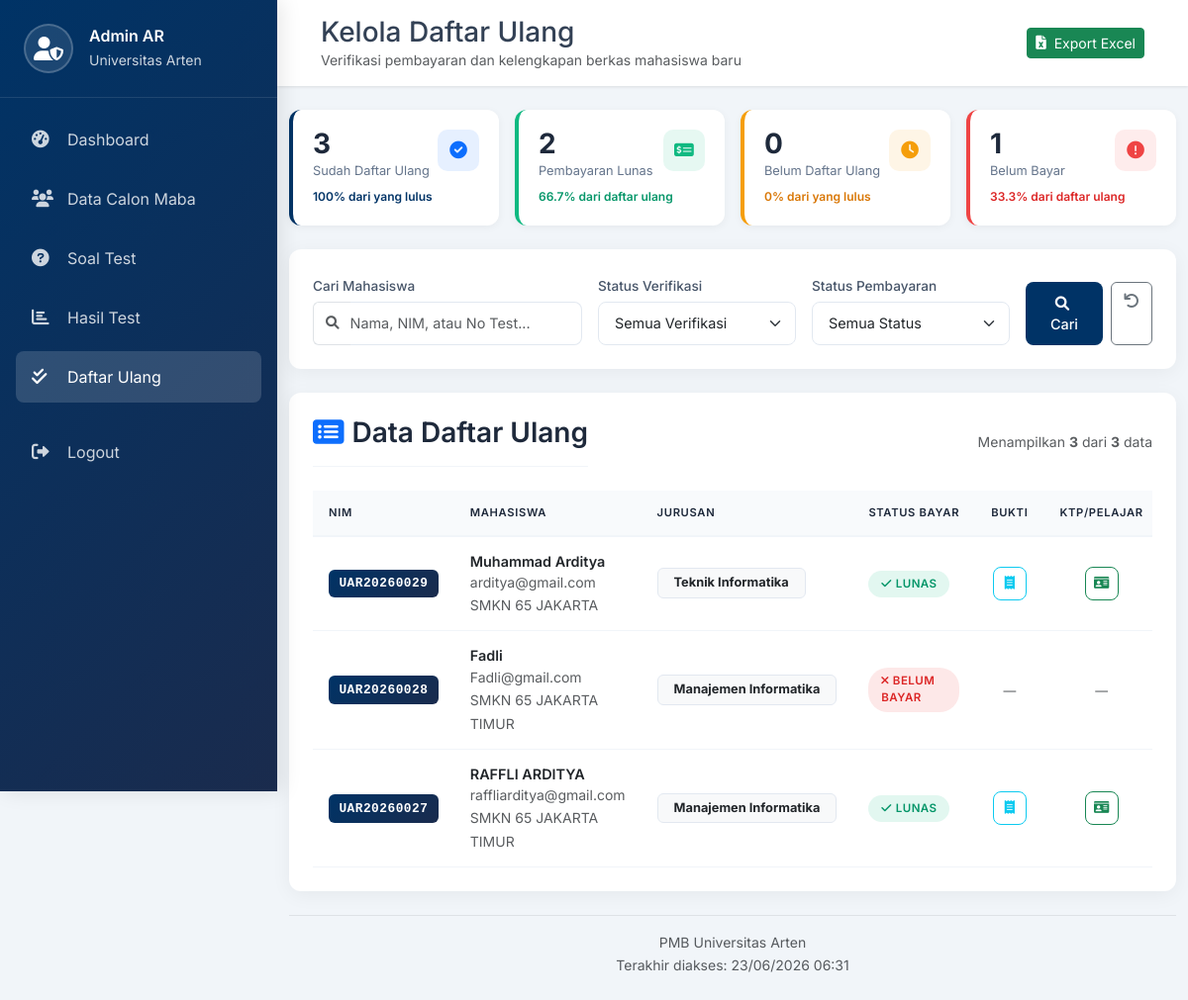
The page /admin/daftar_ulang.php (signed in) on the database its author committed.
### tables this page shows
CREATE TABLE `daftar_ulang` (
  `id_daftar_ulang` int(11) NOT NULL,
  `id_pendaftaran` int(11) DEFAULT NULL,
  `tanggal_daftar_ulang` date DEFAULT NULL,
  `no_induk_mahasiswa` varchar(20) DEFAULT NULL,
  `status_pembayaran` enum('belum','lunas') DEFAULT 'belum',
  `bukti_pembayaran` varchar(255) DEFAULT NULL,
  `upload_ktp` varchar(255) DEFAULT NULL,
  `upload_kk` varchar(255) DEFAULT NULL,
  `status_verifikasi` enum('menunggu','diterima','ditolak') DEFAULT 'menunggu'
);

CREATE TABLE `calon_mahasiswa` (
  `id_calon` int(11) NOT NULL,
  `nama_lengkap` varchar(100) NOT NULL,
  `email` varchar(100) NOT NULL,
  `no_test` varchar(20) DEFAULT NULL,
  `nim` varchar(20) DEFAULT NULL,
  `foto` varchar(255) DEFAULT NULL,
  `password` varchar(255) NOT NULL,
  `no_hp` varchar(15) DEFAULT NULL,
  `alamat` text DEFAULT NULL,
  `asal_sekolah` varchar(100) DEFAULT NULL,
  `jurusan_sekolah` varchar(50) DEFAULT NULL,
  `tahun_lulus` year(4) DEFAULT NULL,
  `jenis_kelamin` enum('L','P') DEFAULT NULL,
  `tempat_lahir` varchar(50) DEFAULT NULL,
  `tanggal_lahir` date DEFAULT NULL,
  `created_at` timestamp NOT NULL DEFAULT current_timestamp()
);

CREATE TABLE `jurusan` (
  `id_jurusan` int(11) NOT NULL,
  `kode_jurusan` varchar(10) NOT NULL,
  `nama_jurusan` varchar(100) NOT NULL,
  `kuota` int(11) NOT NULL
);

### admin/daftar_ulang.php (the view, shortened to what this page needs)
<?php
require_once '../config/database.php';
$search        = '';
$where = '';
$limit  = 10;
$page   = isset($_GET['page']) ? intval($_GET['page']) : 1;
$offset = ($page - 1) * $limit;
$count_result = mysqli_query($conn, "SELECT COUNT(*) as total
    FROM daftar_ulang du
    JOIN pendaftaran p ON du.id_pendaftaran = p.id_pendaftaran
    JOIN calon_mahasiswa cm ON p.id_calon = cm.id_calon
    $where");
$total_rows  = mysqli_fetch_assoc($count_result)['total'];
$result = mysqli_query($conn, "SELECT
    du.id_daftar_ulang, du.status_pembayaran, du.status_verifikasi,
    du.bukti_pembayaran, du.upload_ktp, du.upload_kk,
    p.no_test,
    cm.nama_lengkap, cm.email, cm.asal_sekolah, cm.nim,
    j.nama_jurusan
FROM daftar_ulang du
JOIN pendaftaran p ON du.id_pendaftaran = p.id_pendaftaran
JOIN calon_mahasiswa cm ON p.id_calon = cm.id_calon
JOIN jurusan j ON p.id_jurusan = j.id_jurusan
$where
ORDER BY du.id_daftar_ulang DESC
LIMIT $limit OFFSET $offset");
$total_daftar_ulang = mysqli_fetch_assoc(mysqli_query($conn, "SELECT COUNT(*) as total FROM daftar_ulang"))['total'];
$total_lunas        = mysqli_fetch_assoc(mysqli_query($conn, "SELECT COUNT(*) as total FROM daftar_ulang WHERE status_pembayaran = 'lunas'"))['total'];
$total_belum        = mysqli_fetch_assoc(mysqli_query($conn, "SELECT COUNT(*) as total FROM daftar_ulang WHERE status_pembayaran = 'belum'"))['total'];
$total_lulus        = mysqli_fetch_assoc(mysqli_query($conn, "SELECT COUNT(*) as total FROM pendaftaran WHERE status = 'lulus'"))['total'];
$total_belum_daftar = $total_lulus - $total_daftar_ulang;
?>
<!DOCTYPE html>
<html lang="id">
<head>
    <link href="https://cdn.jsdelivr.net/npm/bootstrap@5.3.0-alpha1/dist/css/bootstrap.min.css" rel="stylesheet">
    <link rel="stylesheet" href="https://cdnjs.cloudflare.com/ajax/libs/font-awesome/6.0.0/css/all.min.css">
</head>
<body>
<aside class="sidebar" id="sidebar">
    <div class="sidebar-header">
        <div class="admin-profile">
            <div class="admin-avatar"><i class="fas fa-user-shield"></i></div>
            <div class="admin-info">
                <h5><?php echo $_SESSION['admin_nama'] ?? 'Administrator'; ?></h5>
                <p>Universitas Arten</p>
            </div>
        </div>
    </div>
    <nav class="sidebar-nav">
        <a href="dashboard.php"   class="nav-link"><i class="fas fa-tachometer-alt nav-icon"></i><span>Dashboard</span></a>
        <a href="data_maba.php"   class="nav-link"><i class="fas fa-users nav-icon"></i><span>Data Calon Maba</span></a>
        <a href="soal_test.php"   class="nav-link"><i class="fas fa-question-circle nav-icon"></i><span>Soal Test</span></a>
        <a href="hasil_test.php"  class="nav-link"><i class="fas fa-chart-bar nav-icon"></i><span>Hasil Test</span></a>
        <a href="daftar_ulang.php" class="nav-link active"><i class="fas fa-check-double nav-icon"></i><span>Daftar Ulang</span></a>
        <a href="../logout.php"   class="nav-link mt-4"><i class="fas fa-sign-out-alt nav-icon"></i><span>Logout</span></a>
    </nav>
</aside>
<main class="main-content">
    <header class="top-nav">
        <div class="container-fluid">
            <div class="d-flex justify-content-between align-items-center">
                <div>
                    <h1 class="h3 mb-0">Kelola Daftar Ulang</h1>
                    <p class="text-muted mb-0 small">Verifikasi pembayaran dan kelengkapan berkas mahasiswa baru</p>
                </div>
                <a href="export_daftar_ulang.php?<?php echo http_build_query($_GET); ?>"
                   class="btn btn-sm btn-success d-flex align-items-center gap-2">
                    <i class="fas fa-file-excel"></i><span>Export Excel</span>
                </a>
            </div>
        </div>
    </header>
    <div class="container-fluid py-4">
        <div class="row g-3 mb-4">
            <div class="col-xl-3 col-md-6">
                <div class="stats-card">
                    <div class="d-flex justify-content-between align-items-start">
                        <div>
                            <div class="stats-value"><?php echo $total_daftar_ulang; ?></div>
                            <div class="stats-label">Sudah Daftar Ulang</div>
                        </div>
                        <div class="stats-icon bg-primary bg-opacity-10 text-primary">
                            <i class="fas fa-check-circle"></i>
                        </div>
                    </div>
                    <div class="stats-sub">
                        <?php echo $total_lulus > 0 ? round($total_daftar_ulang/$total_lulus*100,1) : 0; ?>% dari yang lulus
                    </div>
                </div>
            </div>
            <div class="col-xl-3 col-md-6">
                <div class="stats-card stats-card-success">
                    <div class="d-flex justify-content-between align-items-start">
                        <div>
                            <div class="stats-value"><?php echo $total_lunas; ?></div>
                            <div class="stats-label">Pembayaran Lunas</div>
                        </div>
                        <div class="stats-icon" style="background:rgba(16,185,129,.1);color:#10B981;">
                            <i class="fas fa-money-check-alt"></i>
                        </div>
                    </div>
                    <div class="stats-sub" style="color:#059669;">
                        <?php echo $total_daftar_ulang > 0 ? round($total_lunas/$total_daftar_ulang*100,1) : 0; ?>% dari daftar ulang
                    </div>
                </div>
            </div>
            <div class="col-xl-3 col-md-6">
                <div class="stats-card stats-card-warning">
                    <div class="d-flex justify-content-between align-items-start">
                        <div>
                            <div class="stats-value"><?php echo $total_belum_daftar; ?></div>
                            <div class="stats-label">Belum Daftar Ulang</div>
                        </div>
                        <div class="stats-icon" style="background:rgba(245,158,11,.1);color:#F59E0B;">
                            <i class="fas fa-clock"></i>
                        </div>
                    </div>
                    <div class="stats-sub" style="color:#D97706;">
                        <?php echo $total_lulus > 0 ? round($total_belum_daftar/$total_lulus*100,1) : 0; ?>% dari yang lulus
                    </div>
                </div>
            </div>
            <div class="col-xl-3 col-md-6">
                <div class="stats-card stats-card-danger">
                    <div class="d-flex justify-content-between align-items-start">
                        <div>
                            <div class="stats-value"><?php echo $total_belum; ?></div>
                            <div class="stats-label">Belum Bayar</div>
                        </div>
                        <div class="stats-icon" style="background:rgba(239,68,68,.1);color:#EF4444;">
                            <i class="fas fa-exclamation-circle"></i>
                        </div>
                    </div>
                    <div class="stats-sub" style="color:#DC2626;">
                        <?php echo $total_daftar_ulang > 0 ? round($total_belum/$total_daftar_ulang*100,1) : 0; ?>% dari daftar ulang
                    </div>
                </div>
            </div>
        </div>
        <div class="search-filter-card">
            <form method="GET" action="">
                <div class="row g-3 align-items-end">
                    <div class="col-md-4">
                        <label class="form-label">Cari Mahasiswa</label>
                        <div class="input-group">
                            <span class="input-group-text bg-white border-end-0">
                                <i class="fas fa-search text-muted" style="font-size:.85rem;"></i>
                            </span>
                            <input type="text" name="search" class="form-control border-start-0 ps-0"
                                   placeholder="Nama, NIM, atau No Test..."
                                   value="<?php echo htmlspecialchars($search); ?>"
                                   style="border-left:none;">
                        </div>
                    </div>
                    <div class="col-md-3">
                        <label class="form-label">Status Verifikasi</label>
                        <select name="verifikasi" class="form-select">
                            <option value="">Semua Verifikasi</option>
                        </select>
                    </div>
                    <div class="col-md-3">
                        <label class="form-label">Status Pembayaran</label>
                        <select name="status" class="form-select">
                            <option value="">Semua Status</option>
                        </select>
                    </div>
                    <div class="col-md-2 d-flex gap-2">
                        <button type="submit" class="btn btn-utn-primary flex-fill">
                            <i class="fas fa-search me-1"></i>Cari
                        </button>
                        <a href="daftar_ulang.php" class="btn btn-outline-secondary" title="Reset Filter">
                            <i class="fas fa-undo"></i>
                        </a>
                    </div>
                </div>
            </form>
        </div>
        <div class="dashboard-card">
            <div class="d-flex justify-content-between align-items-center mb-4">
                <h3 class="card-title mb-0">
                    <i class="fas fa-list-alt me-2 text-primary"></i>Data Daftar Ulang
                </h3>
                <span class="text-muted small">
                    Menampilkan <strong><?php echo ($total_rows > 0) ? min($limit, $total_rows - $offset) : 0; ?></strong>
                    dari <strong><?php echo $total_rows; ?></strong> data
                </span>
            </div>
            <?php if(mysqli_num_rows($result) > 0): ?>
            <div class="table-responsive">
                <table class="data-table" id="daftarUlangTable">
                    <thead>
                        <tr>
                            <th>NIM</th>
                            <th>Mahasiswa</th>
                            <th>Jurusan</th>
                            <th>Status Bayar</th>
                            <th class="text-center">Bukti</th>
                            <th class="text-center">KTP/Pelajar</th>
                        </tr>
                    </thead>
                    <tbody>
                    <?php while($row = mysqli_fetch_assoc($result)):
                        $lunas     = $row['status_pembayaran'] == 'lunas';
                    ?>
                    <tr>
                        <td>
                            <?php if(!empty($row['nim'])): ?>
                                <span class="nim-tag"><?php echo $row['nim']; ?></span>
                            <?php else: ?>
                                <span class="nim-empty">Belum ada</span>
                            <?php endif; ?>
                        </td>
                        <td>
                            <div class="fw-semibold text-dark" style="font-size:.9rem;">
                                <?php echo htmlspecialchars($row['nama_lengkap']); ?>
                            </div>
                            <small class="text-muted d-block"><?php echo $row['email']; ?></small>
                            <small class="text-muted"><?php echo $row['asal_sekolah']; ?></small>
                        </td>
                        <td>
                            <span class="badge bg-light text-dark px-3 py-2" style="font-size:.8rem;border:1px solid #E2E8F0;">
                                <?php echo $row['nama_jurusan']; ?>
                            </span>
                        </td>
                        <td>
                            <?php if($lunas): ?>
                                <span class="status-badge badge-success"><i class="fas fa-check me-1"></i>Lunas</span>
                            <?php else: ?>
                                <span class="status-badge badge-danger"><i class="fas fa-times me-1"></i>Belum Bayar</span>
                            <?php endif; ?>
                        </td>
                        <td class="text-center">
                            <?php if($row['bukti_pembayaran']): ?>
                                <button class="btn-file btn btn-outline-info" title="Lihat Bukti Pembayaran"
                                    onclick="showFile('<?php echo $row['bukti_pembayaran']; ?>','Bukti Pembayaran','<?php echo htmlspecialchars($row['nama_lengkap']); ?>')">
                                    <i class="fas fa-receipt"></i>
                                </button>
                            <?php else: ?>
                                <span class="text-muted" style="font-size:.8rem;">—</span>
                            <?php endif; ?>
                        </td>
                        <td class="text-center">
                            <?php if($row['upload_ktp']): ?>
                                <button class="btn-file btn btn-outline-success" title="Lihat KTP/Kartu Pelajar"
                                    onclick="showFile('<?php echo $row['upload_ktp']; ?>','KTP / Kartu Pelajar','<?php echo htmlspecialchars($row['nama_lengkap']); ?>')">
                                    <i class="fas fa-id-card"></i>
                                </button>
                            <?php else: ?>
                                <span class="text-muted" style="font-size:.8rem;">—</span>
                            <?php endif; ?>
                        </td>
                    </tr>
                    <?php endwhile; ?>
                    </tbody>
                </table>
            </div>
            <?php endif; ?>
        </div>
        <footer class="mt-2 pt-3 border-top text-center text-muted">
            <p class="mb-0 small">PMB Universitas Arten</p>
            <small>Terakhir diakses: <?php echo date('d/m/Y H:i'); ?></small>
        </footer>
    </div>
</main>
</body>
</html>

### rows shown on the page
daftar_ulang: calon_mahasiswa.nim "UAR20260029", calon_mahasiswa.nama_lengkap "Muhammad Arditya", calon_mahasiswa.email "arditya@gmail.com", calon_mahasiswa.asal_sekolah "SMKN 65 JAKARTA", jurusan.nama_jurusan "Teknik Informatika", status_pembayaran "lunas" (drawn)
daftar_ulang: calon_mahasiswa.nim "UAR20260028", calon_mahasiswa.nama_lengkap "Fadli", calon_mahasiswa.email "Fadli@gmail.com", calon_mahasiswa.asal_sekolah "SMKN 65 JAKARTA TIMUR", jurusan.nama_jurusan "Manajemen Informatika", status_pembayaran "belum" (drawn)
daftar_ulang: calon_mahasiswa.nim "UAR20260027", calon_mahasiswa.nama_lengkap "RAFFLI ARDITYA", calon_mahasiswa.email "raffliarditya@gmail.com", calon_mahasiswa.asal_sekolah "SMKN 65 JAKARTA TIMUR", jurusan.nama_jurusan "Manajemen Informatika", status_pembayaran "lunas" (drawn)

### other values the page prints
$_SESSION['admin_nama'] "Admin AR"
$total_daftar_ulang "3"
$total_daftar_ulang/$total_lulus*100 "100"
$total_lunas "2"
$total_lunas/$total_daftar_ulang*100 "66.7"
$total_belum_daftar "0"
$total_belum_daftar/$total_lulus*100 "0"
$total_belum "1"
$total_belum/$total_daftar_ulang*100 "33.3"
min($limit, $total_rows - $offset) "3"
$total_rows "3"
